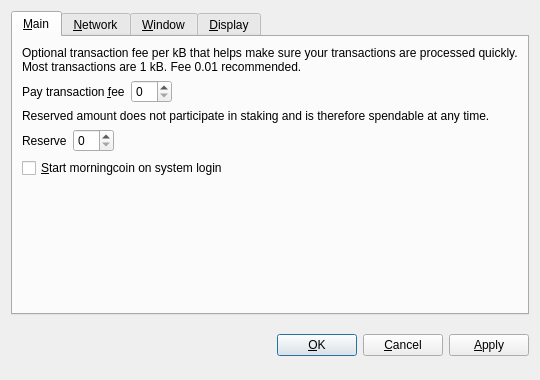
<?xml version="1.0" encoding="UTF-8"?>
<ui version="4.0">
 <class>OptionsDialog</class>
 <widget class="QDialog" name="OptionsDialog">
  <property name="geometry">
   <rect>
    <x>0</x>
    <y>0</y>
    <width>540</width>
    <height>380</height>
   </rect>
  </property>
  <property name="windowTitle">
   <string>Options</string>
  </property>
  <property name="modal">
   <bool>true</bool>
  </property>
  <layout class="QVBoxLayout" name="verticalLayout">
   <item>
    <widget class="QTabWidget" name="tabWidget">
     <property name="tabPosition">
      <enum>QTabWidget::North</enum>
     </property>
     <property name="currentIndex">
      <number>0</number>
     </property>
     <widget class="QWidget" name="tabMain">
      <attribute name="title">
       <string>&amp;Main</string>
      </attribute>
      <layout class="QVBoxLayout" name="verticalLayout_Main">
       <item>
        <widget class="QLabel" name="transactionFeeInfoLabel">
         <property name="text">
          <string>Optional transaction fee per kB that helps make sure your transactions are processed quickly. Most transactions are 1 kB. Fee 0.01 recommended.</string>
         </property>
         <property name="textFormat">
          <enum>Qt::PlainText</enum>
         </property>
         <property name="wordWrap">
          <bool>true</bool>
         </property>
        </widget>
       </item>
       <item>
        <layout class="QHBoxLayout" name="horizontalLayoutFee">
         <item>
          <widget class="QLabel" name="transactionFeeLabel">
           <property name="text">
            <string>Pay transaction &amp;fee</string>
           </property>
           <property name="textFormat">
            <enum>Qt::PlainText</enum>
           </property>
           <property name="buddy">
            <cstring>transactionFee</cstring>
           </property>
          </widget>
         </item>
         <item>
          <widget class="BitcoinAmountField" name="transactionFee"/>
         </item>
         <item>
          <spacer name="horizontalSpacerFee">
           <property name="orientation">
            <enum>Qt::Horizontal</enum>
           </property>
           <property name="sizeHint" stdset="0">
            <size>
             <width>40</width>
             <height>20</height>
            </size>
           </property>
          </spacer>
         </item>
        </layout>
       </item>
       <item>
        <widget class="QLabel" name="reserveBalanceInfoLabel">
         <property name="text">
          <string>Reserved amount does not participate in staking and is therefore spendable at any time.</string>
         </property>
         <property name="textFormat">
          <enum>Qt::PlainText</enum>
         </property>
         <property name="wordWrap">
          <bool>true</bool>
         </property>
        </widget>
       </item>
       <item>
        <layout class="QHBoxLayout" name="horizontalLayoutReserveBalance">
         <item>
          <widget class="QLabel" name="reserveBalanceLabel">
           <property name="text">
            <string>Reserve</string>
           </property>
           <property name="textFormat">
            <enum>Qt::PlainText</enum>
           </property>
           <property name="buddy">
            <cstring>reserveBalance</cstring>
           </property>
          </widget>
         </item>
         <item>
          <widget class="BitcoinAmountField" name="reserveBalance"/>
         </item>
         <item>
          <spacer name="horizontalSpacerReserveBalance">
           <property name="orientation">
            <enum>Qt::Horizontal</enum>
           </property>
           <property name="sizeHint" stdset="0">
            <size>
             <width>40</width>
             <height>20</height>
            </size>
           </property>
          </spacer>
         </item>
        </layout>
       </item>
       <item>
        <widget class="QCheckBox" name="bitcoinAtStartup">
         <property name="toolTip">
          <string>Automatically start morningcoin after logging in to the system.</string>
         </property>
         <property name="text">
          <string>&amp;Start morningcoin on system login</string>
         </property>
        </widget>
       </item>
       <item>
        <spacer name="verticalSpacer_Main">
         <property name="orientation">
          <enum>Qt::Vertical</enum>
         </property>
         <property name="sizeHint" stdset="0">
          <size>
           <width>20</width>
           <height>40</height>
          </size>
         </property>
        </spacer>
       </item>
      </layout>
     </widget>
     <widget class="QWidget" name="tabNetwork">
      <attribute name="title">
       <string>&amp;Network</string>
      </attribute>
      <layout class="QVBoxLayout" name="verticalLayout_Network">
       <item>
        <widget class="QCheckBox" name="mapPortUpnp">
         <property name="toolTip">
          <string>Automatically open the morningcoin client port on the router. This only works when your router supports UPnP and it is enabled.</string>
         </property>
         <property name="text">
          <string>Map port using &amp;UPnP</string>
         </property>
        </widget>
       </item>
       <item>
        <widget class="QCheckBox" name="connectSocks">
         <property name="toolTip">
          <string>Connect to the morningcoin network through a SOCKS5 proxy (e.g. when connecting through Tor).</string>
         </property>
         <property name="text">
          <string>&amp;Connect through SOCKS5 proxy:</string>
         </property>
        </widget>
       </item>
       <item>
        <layout class="QHBoxLayout" name="horizontalLayout_Network">
         <item>
          <widget class="QLabel" name="proxyIpLabel">
           <property name="text">
            <string>Proxy &amp;IP:</string>
           </property>
           <property name="textFormat">
            <enum>Qt::PlainText</enum>
           </property>
           <property name="buddy">
            <cstring>proxyIp</cstring>
           </property>
          </widget>
         </item>
         <item>
          <widget class="QValidatedLineEdit" name="proxyIp">
           <property name="maximumSize">
            <size>
             <width>140</width>
             <height>16777215</height>
            </size>
           </property>
           <property name="toolTip">
            <string>IP address of the proxy (e.g. 127.0.0.1)</string>
           </property>
          </widget>
         </item>
         <item>
          <widget class="QLabel" name="proxyPortLabel">
           <property name="text">
            <string>&amp;Port:</string>
           </property>
           <property name="textFormat">
            <enum>Qt::PlainText</enum>
           </property>
           <property name="buddy">
            <cstring>proxyPort</cstring>
           </property>
          </widget>
         </item>
         <item>
          <widget class="QLineEdit" name="proxyPort">
           <property name="maximumSize">
            <size>
             <width>55</width>
             <height>16777215</height>
            </size>
           </property>
           <property name="toolTip">
            <string>Port of the proxy (e.g. 9050)</string>
           </property>
          </widget>
         </item>
         <item>
          <spacer name="horizontalSpacer_Network">
           <property name="orientation">
            <enum>Qt::Horizontal</enum>
           </property>
           <property name="sizeHint" stdset="0">
            <size>
             <width>40</width>
             <height>20</height>
            </size>
           </property>
          </spacer>
         </item>
        </layout>
       </item>
       <item>
        <spacer name="verticalSpacer_Network">
         <property name="orientation">
          <enum>Qt::Vertical</enum>
         </property>
         <property name="sizeHint" stdset="0">
          <size>
           <width>20</width>
           <height>40</height>
          </size>
         </property>
        </spacer>
       </item>
      </layout>
     </widget>
     <widget class="QWidget" name="tabWindow">
      <attribute name="title">
       <string>&amp;Window</string>
      </attribute>
      <layout class="QVBoxLayout" name="verticalLayout_Window">
       <item>
        <widget class="QCheckBox" name="minimizeToTray">
         <property name="toolTip">
          <string>Show only a tray icon after minimizing the window.</string>
         </property>
         <property name="text">
          <string>&amp;Minimize to the tray instead of the taskbar</string>
         </property>
        </widget>
       </item>
       <item>
        <widget class="QCheckBox" name="minimizeOnClose">
         <property name="toolTip">
          <string>Minimize instead of exit the application when the window is closed. When this option is enabled, the application will be closed only after selecting Quit in the menu.</string>
         </property>
         <property name="text">
          <string>M&amp;inimize on close</string>
         </property>
        </widget>
       </item>
       <item>
        <spacer name="verticalSpacer_Window">
         <property name="orientation">
          <enum>Qt::Vertical</enum>
         </property>
         <property name="sizeHint" stdset="0">
          <size>
           <width>20</width>
           <height>40</height>
          </size>
         </property>
        </spacer>
       </item>
      </layout>
     </widget>
     <widget class="QWidget" name="tabDisplay">
      <attribute name="title">
       <string>&amp;Display</string>
      </attribute>
      <layout class="QVBoxLayout" name="verticalLayout_Display">
       <item>
        <layout class="QHBoxLayout" name="horizontalLayout_1_Display">
         <item>
          <widget class="QLabel" name="langLabel">
           <property name="text">
            <string>User Interface &amp;language:</string>
           </property>
           <property name="textFormat">
            <enum>Qt::PlainText</enum>
           </property>
           <property name="buddy">
            <cstring>lang</cstring>
           </property>
          </widget>
         </item>
         <item>
          <widget class="QValueComboBox" name="lang">
           <property name="toolTip">
            <string>The user interface language can be set here. This setting will take effect after restarting morningcoin.</string>
           </property>
          </widget>
         </item>
        </layout>
       </item>
       <item>
        <layout class="QHBoxLayout" name="horizontalLayout_2_Display">
         <item>
          <widget class="QLabel" name="unitLabel">
           <property name="text">
            <string>&amp;Unit to show amounts in:</string>
           </property>
           <property name="textFormat">
            <enum>Qt::PlainText</enum>
           </property>
           <property name="buddy">
            <cstring>unit</cstring>
           </property>
          </widget>
         </item>
         <item>
          <widget class="QValueComboBox" name="unit">
           <property name="toolTip">
            <string>Choose the default subdivision unit to show in the interface and when sending coins.</string>
           </property>
          </widget>
         </item>
        </layout>
       </item>
       <item>
        <widget class="QCheckBox" name="coinControlFeatures">
         <property name="toolTip">
          <string>Whether to show coin control features or not.</string>
         </property>
         <property name="text">
          <string>Display coin &amp;control features (experts only!)</string>
         </property>
        </widget>
       </item>
       <item>
        <widget class="QCheckBox" name="useBlackTheme">
         <property name="text">
          <string>Use black visual theme (requires restart)</string>
         </property>
        </widget>
       </item>
       <item>
        <spacer name="verticalSpacer_Display">
         <property name="orientation">
          <enum>Qt::Vertical</enum>
         </property>
         <property name="sizeHint" stdset="0">
          <size>
           <width>20</width>
           <height>40</height>
          </size>
         </property>
        </spacer>
       </item>
      </layout>
     </widget>
    </widget>
   </item>
   <item>
    <layout class="QHBoxLayout" name="horizontalLayout_Buttons">
     <item>
      <spacer name="horizontalSpacer_1">
       <property name="orientation">
        <enum>Qt::Horizontal</enum>
       </property>
       <property name="sizeHint" stdset="0">
        <size>
         <width>40</width>
         <height>48</height>
        </size>
       </property>
      </spacer>
     </item>
     <item>
      <widget class="QLabel" name="statusLabel">
       <property name="font">
        <font>
         <weight>75</weight>
         <bold>true</bold>
        </font>
       </property>
       <property name="text">
        <string/>
       </property>
       <property name="textFormat">
        <enum>Qt::PlainText</enum>
       </property>
       <property name="wordWrap">
        <bool>true</bool>
       </property>
      </widget>
     </item>
     <item>
      <spacer name="horizontalSpacer_2">
       <property name="orientation">
        <enum>Qt::Horizontal</enum>
       </property>
       <property name="sizeHint" stdset="0">
        <size>
         <width>40</width>
         <height>48</height>
        </size>
       </property>
      </spacer>
     </item>
     <item>
      <widget class="QPushButton" name="okButton">
       <property name="text">
        <string>&amp;OK</string>
       </property>
      </widget>
     </item>
     <item>
      <widget class="QPushButton" name="cancelButton">
       <property name="text">
        <string>&amp;Cancel</string>
       </property>
       <property name="autoDefault">
        <bool>false</bool>
       </property>
      </widget>
     </item>
     <item>
      <widget class="QPushButton" name="applyButton">
       <property name="text">
        <string>&amp;Apply</string>
       </property>
       <property name="autoDefault">
        <bool>false</bool>
       </property>
      </widget>
     </item>
    </layout>
   </item>
  </layout>
 </widget>
 <customwidgets>
  <customwidget>
   <class>BitcoinAmountField</class>
   <extends>QSpinBox</extends>
   <header>bitcoinamountfield.h</header>
  </customwidget>
  <customwidget>
   <class>QValueComboBox</class>
   <extends>QComboBox</extends>
   <header>qvaluecombobox.h</header>
  </customwidget>
  <customwidget>
   <class>QValidatedLineEdit</class>
   <extends>QLineEdit</extends>
   <header>qvalidatedlineedit.h</header>
  </customwidget>
 </customwidgets>
 <resources/>
 <connections/>
</ui>
